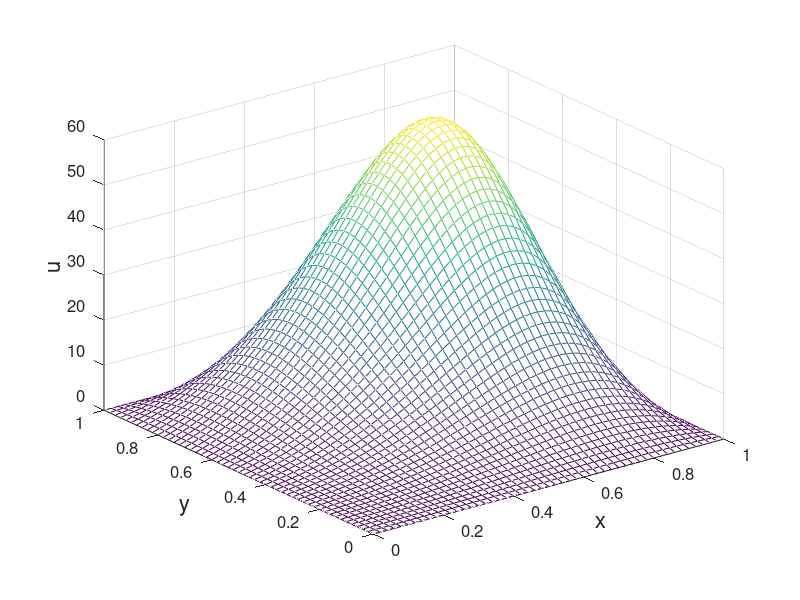

Reproduce this figure in MATLAB.
% fdm2d1.m
% finite difference method for 2D problem
% -d^2u/dx^2-d^2u/dy^2=f(x,y)
% f(x,y)=-2*pi^2*exp(pi*(x+y))*(sin(pi*x)*cos(pi*y)+cos(pi*x)*sin(pi*y))
% exact solution: ue=exp(pi*x+pi*y)*sin(pi*x)*sin(pi*y)
clear all; close all;
% generate coordinates on the grid
h=0.02;
x=[0:h:1]';
y=[0:h:1]';
N=length(x)-1;
M=length(y)-1;
[X,Y]=meshgrid(x,y);
X=X(2:M,2:N);
Y=Y(2:M,2:N);
% generate the matrix of RHS
f=-2*pi^2*exp(pi*X+pi*Y).*(sin(pi*X).*cos(pi*Y)+cos(pi*X).*sin(pi*Y));
% constructing the coefficient matrix
C=4/h^2*eye(N-1)-1/h^2*diag(ones(N-2,1),1)-1/h^2*diag(ones(N-2,1),-1);
D=-1/h^2*eye(N-1);
A=kron(eye(M-1),C)+kron(diag(ones(M-2,1),1)+diag(ones(M-2,1),-1),D);
% solving the linear system
f=f';
u=zeros(M+1,N+1);
u(2:M,2:N)=reshape(A\f(:),N-1,M-1)';
u(:,1)=0;
u(:,end)=0;
ue=zeros(M+1,N+1);
ue(2:M,2:N)=exp(pi*X+pi*Y).*sin(pi*X).*sin(pi*Y);
% compute maximum error
Error=max(max(abs(u-ue)))
mesh(x,y,u)
%title('Finite Difference Method','fontsize',14)
set(gca,'fontsize',12)
xlabel('x','fontsize', 16)
ylabel('y','fontsize',16)
zlabel('u','fontsize',16)

% print -dpng -r600 fdm2d1.png
% print -depsc2 fdm2d1.eps
